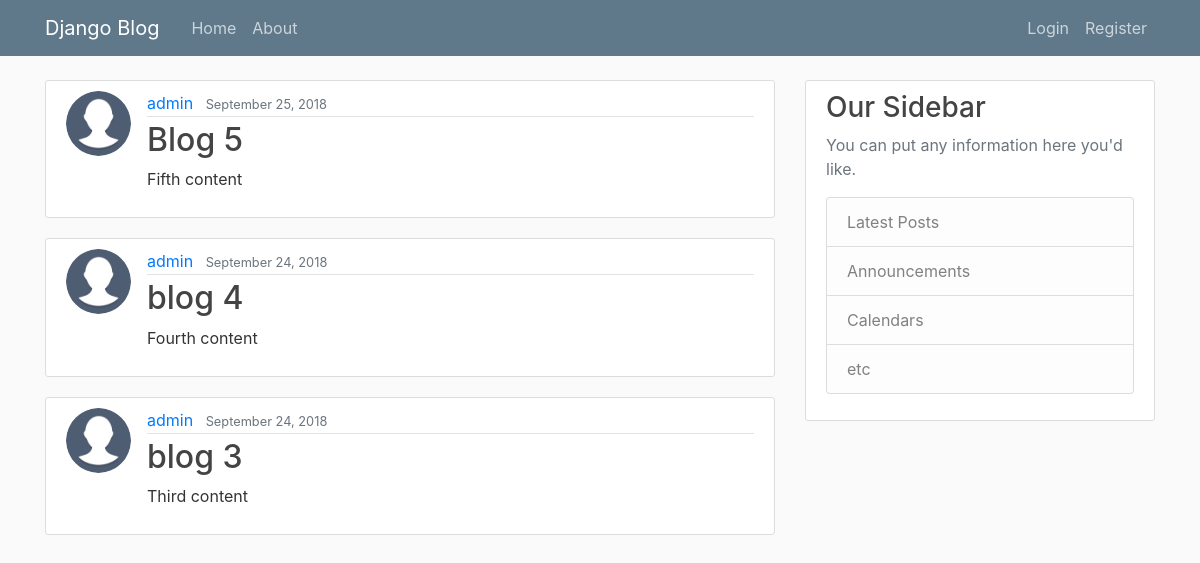
The app's page /, older data.
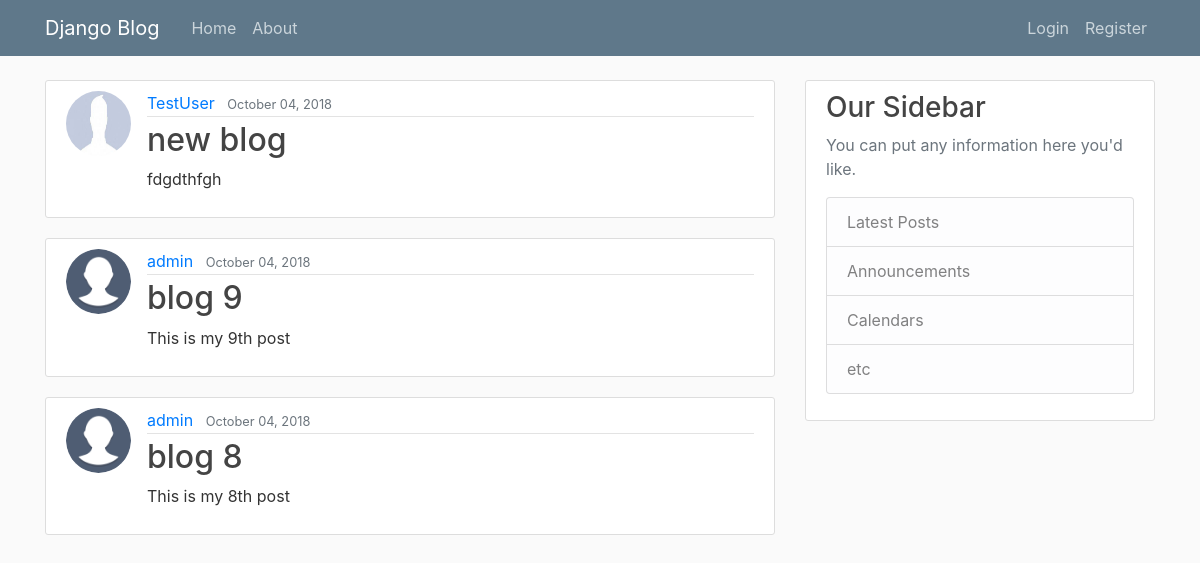
The same page, newer data.
### blog/models.py (models this page shows, shortened)
class Post(models.Model):
    title = models.CharField(max_length=100)
    content = models.TextField()
    date_posted = models.DateTimeField(default=timezone.now)
    author = models.ForeignKey(User, on_delete=models.CASCADE)

### users/models.py (models this page shows, shortened)
class Profile(models.Model):
    user = models.OneToOneField(User, on_delete=models.CASCADE)
    image = models.ImageField(default='default.jpg', upload_to='profile_pics')

### blog/views.py (the view)
# urls.py: path('', PostListView.as_view(), name='blog-home'),
class PostListView(ListView):
    model = Post
    template_name = 'blog/home.html'  # <app>/<model>_<viewtype>.html
    context_object_name = 'posts'
    paginate_by = 3
    ordering = ['-date_posted'] 	  # For printed newest to older post.

### blog/templates/blog/home.html
{% extends "blog/base.html" %}
{% block content %}
    {% for post in posts %}
        <article class="media content-section">
          <img class="rounded-circle article-img" src="{{ post.author.profile.image.url }}">
          <div class="media-body">
            <div class="article-metadata">
              <a class="mr-2" href="#">{{ post.author }}</a>
              <small class="text-muted">{{ post.date_posted|date:"F d, Y" }}</small>
            </div>
            <h2><a class="article-title" href="#">{{ post.title }}</a></h2>
            <p class="article-content">{{ post.content }}</p>
          </div>
        </article>
    {% endfor %}
{% endblock content %}

Row changes from the older to the newer data that the page shows:
no longer on this page (row unchanged): Post: author.profile.image (picture), author "admin", date_posted "September 25, 2018", title "Blog 5", content "Fifth content"
no longer on this page (row unchanged): Post: author.profile.image (picture), author "admin", date_posted "September 24, 2018", title "blog 4", content "Fourth content"
no longer on this page (row unchanged): Post: author.profile.image (picture), author "admin", date_posted "September 24, 2018", title "blog 3", content "Third content"
added Post: author.profile.image (placeholder picture), author "TestUser", date_posted "October 04, 2018", title "new blog", content "fdgdthfgh"
added Post: author.profile.image (picture), author "admin", date_posted "October 04, 2018", title "blog 9", content "This is my 9th post"
added Post: author.profile.image (picture), author "admin", date_posted "October 04, 2018", title "blog 8", content "This is my 8th post"
